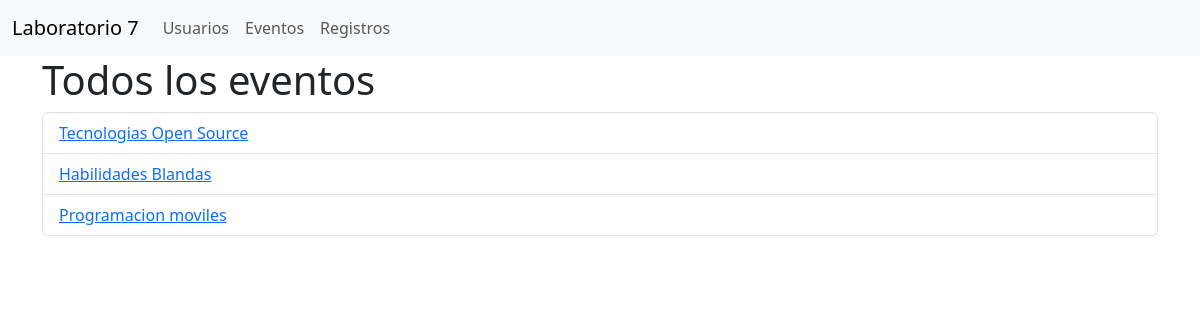
/gestor/eventos/, run on the app's committed database.
### gestion_eventos/models.py (models this page shows)
class Evento(models.Model):
    nombre = models.CharField(max_length=200)
    descripcion = models.TextField()
    fecha = models.DateTimeField()
    organizador = models.ForeignKey(Usuario, on_delete=models.CASCADE)
    def __str__(self) -> str:
        return self.nombre

### gestion_eventos/views.py (the view)
# urls.py: path('eventos/', views.eventos,name='eventos'),
def eventos(request):
    eventos = Evento.objects.all()
    return render(request, 'evento/total_evento.html',{'eventos': eventos})

### gestion_eventos/templates/evento/total_evento.html (shortened to what this page needs)
{% extends 'base.html' %}
{% load static %}
{% block content %}
<div class="container">
    <h1>Todos los eventos</h1>
    <ul class="list-group">
        {% for e in eventos %}
        <li class="list-group-item"><a href="{% url 'actualizar_evento' e.id %}">{{e}}</a></li>
        {% endfor %}
    </ul>
</div>
{% endblock %}

### data on the page
Evento: nombre "Tecnologias Open Source"
Evento: nombre "Habilidades Blandas"
Evento: nombre "Programacion moviles"
